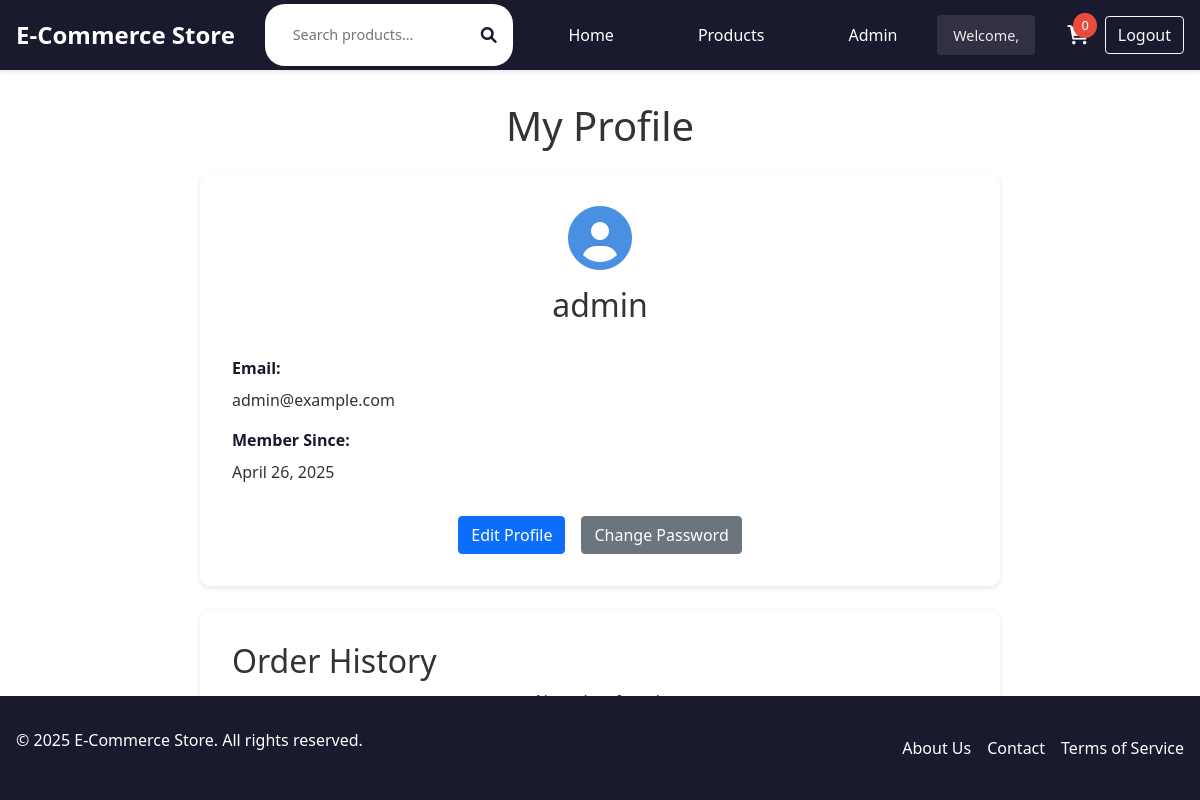
The page /pages/profile.php (signed in) on the database its author committed.
### tables this page shows
CREATE TABLE IF NOT EXISTS users (
    id INT PRIMARY KEY AUTO_INCREMENT,
    username VARCHAR(50) NOT NULL,
    email VARCHAR(100) NOT NULL UNIQUE,
    password VARCHAR(255) NOT NULL,
    role ENUM('user', 'admin') DEFAULT 'user',
    created_at TIMESTAMP DEFAULT CURRENT_TIMESTAMP,
    updated_at TIMESTAMP DEFAULT CURRENT_TIMESTAMP ON UPDATE CURRENT_TIMESTAMP
);

### pages/profile.php (the view, shortened to what this page needs)
<?php
require_once '../includes/header.php';
$db = new Database();
$conn = $db->getConnection();
$user_id = $_SESSION['user_id'];
$stmt = $conn->prepare("SELECT * FROM users WHERE id = ?");
$stmt->execute([$user_id]);
$user = $stmt->fetch(PDO::FETCH_ASSOC);
?>
<div class="container">
    <div class="profile-section">
        <h1 class="text-center mb-4">My Profile</h1>
        <div class="profile-card">
            <div class="profile-header">
                <i class="fas fa-user-circle fa-4x"></i>
                <h2><?php echo htmlspecialchars($user['username']); ?></h2>
            </div>
            <div class="profile-info">
                <div class="info-group">
                    <label>Email:</label>
                    <p><?php echo htmlspecialchars($user['email']); ?></p>
                </div>
                <div class="info-group">
                    <label>Member Since:</label>
                    <p><?php echo date('F j, Y', strtotime($user['created_at'])); ?></p>
                </div>
            </div>
            <div class="profile-actions">
                <a href="edit-profile.php" class="btn btn-primary">Edit Profile</a>
                <a href="change-password.php" class="btn btn-secondary">Change Password</a>
            </div>
        </div>
        <div class="order-history mt-4">
            <h2>Order History</h2>
            <?php
            $stmt = $conn->prepare("SELECT * FROM orders WHERE user_id = ? ORDER BY created_at DESC");
            $stmt->execute([$user_id]);
            $orders = $stmt->fetchAll(PDO::FETCH_ASSOC);
            if (empty($orders)): ?>
                <p class="text-center">No orders found.</p>
            <?php endif; ?>
        </div>
    </div>
</div>
<?php require_once '../includes/footer.php'; ?>

### public/css/style.css (style rules this page uses)
:root { --primary-color: #1a1a2e; --secondary-color: #4a90e2; --accent-color: #e74c3c; --text-color: #333; --light-bg: #f8f9fa; --border-color: #e1e1e1; --success-color: #2ecc71; --warning-color: #f1c40f; --error-color: #e74c3c; --header-height: 70px; }
* { margin: 0; padding: 0; box-sizing: border-box; }
body { font-family: 'Segoe UI', Tahoma, Geneva, Verdana, sans-serif; color: var(--text-color); line-height: 1.6; background-color: var(--light-bg); min-height: 100vh; display: flex; flex-direction: column; }
.container { max-width: 1200px; margin: 0 auto; padding: 0 1rem; width: 100%; }
label { display: block; margin-bottom: 0.5rem; font-weight: 500; }
.btn { display: inline-block; padding: 0.75rem 1.5rem; border: none; border-radius: 4px; font-size: 1rem; font-weight: 500; cursor: pointer; transition: all 0.3s ease; }
.btn-primary { background-color: var(--secondary-color); color: white; }
.btn-secondary { background-color: var(--light-bg); color: var(--text-color); border: 1px solid var(--border-color); }
.text-center { text-align: center; }
.mt-4 { margin-top: 2rem; }
.mb-4 { margin-bottom: 2rem; }
.container { width: 80%; margin: auto; overflow: hidden; }

### includes/header.php (style rules this page uses)
:root { --primary-color: #1a1a2e; --secondary-color: #4a90e2; --accent-color: #e74c3c; --text-color: #333; --light-bg: #f8f9fa; --header-height: 70px; }
body { margin: 0; font-family: 'Segoe UI', Tahoma, Geneva, Verdana, sans-serif; color: var(--text-color); min-height: 100vh; display: flex; flex-direction: column; }

### pages/profile.php (style rules this page uses)
.profile-section { max-width: 800px; margin: 0 auto; padding: 2rem 0; }
.profile-card { background: white; border-radius: 10px; padding: 2rem; box-shadow: 0 2px 5px rgba(0,0,0,0.1); }
.profile-header { text-align: center; margin-bottom: 2rem; }
.profile-header i { color: var(--secondary-color); margin-bottom: 1rem; }
.profile-info { margin-bottom: 2rem; }
.info-group { margin-bottom: 1rem; }
.info-group label { font-weight: bold; color: var(--primary-color); }
.profile-actions { display: flex; gap: 1rem; justify-content: center; }
.order-history { background: white; border-radius: 10px; padding: 2rem; box-shadow: 0 2px 5px rgba(0,0,0,0.1); }

### rows shown on the page
users: username "admin", email "admin@example.com", created_at "April 26, 2025"

### other values the page prints
$cartCount "0"
